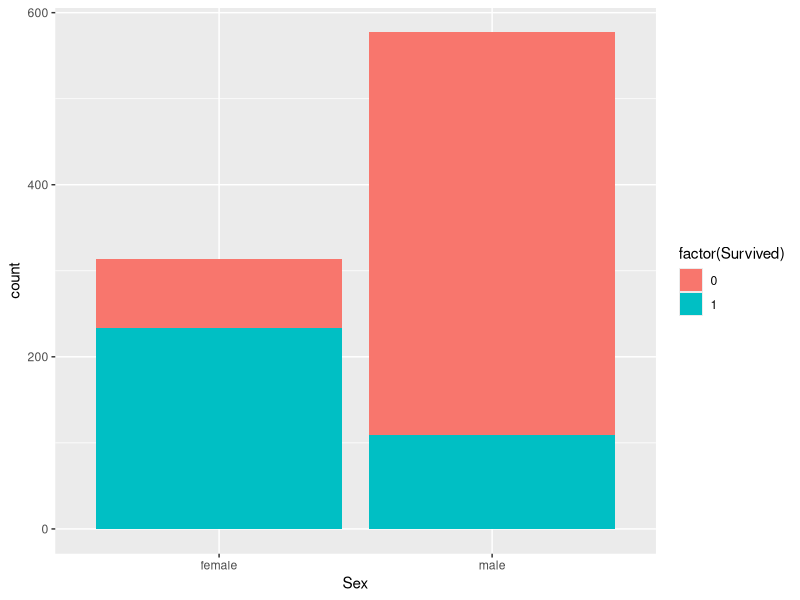

R code for this plot:
library(ggplot2)

input = read.csv("..//data//cleantrain.csv")

png("..//output//GenderSurvived.png",width=800,height=700)
ggplot(input,aes(x=Sex))+geom_bar(stat="count",aes(fill=factor(Survived)))
dev.off()